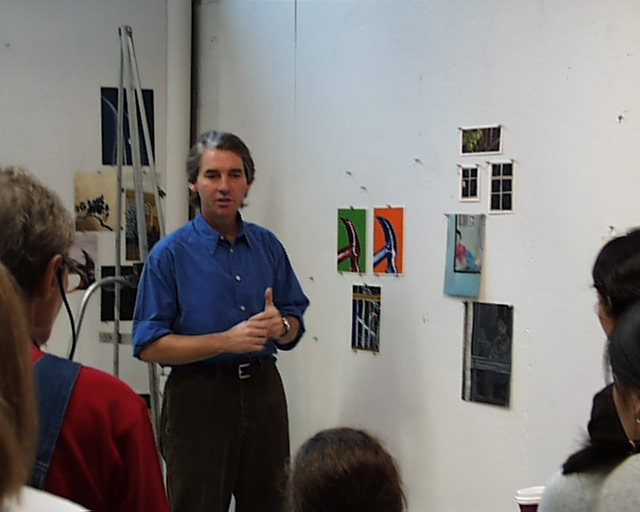
//> input picture olympus/olympus/pic.0002.jpg, 640 x 512 px
$ ./matchImagesHistogram ../olympus/olympus/pic.0002.jpg ../olympus/olympus/pic.0003.jpg 3   (built with g++ and OpenCV 4)
//> lines starting //> are read from the running program, lines starting //| are printed output that depends on the picture
//> further down, targetImage is the input picture: 512 rows x 640 cols, CV_8UC3; mean B, G, R 122.2, 123.4, 126.9
### src/featureExtraction.h
// featureExtraction.h
// Name: Mihir Chitre, Aditya Gurnani
// Date: 02/01/2024
// Purpose: Include file for featureExtraction.cpp, includes different functions to extract feature vectors from an image.

#ifndef FEATURE_EXTRACTION_H
#define FEATURE_EXTRACTION_H

#include "opencv2/opencv.hpp"
#include <vector>

std::vector<float> extractFeatureVector(const cv::Mat& image);

// Add this new function declaration
std::vector<float> extractColorHistogram(const cv::Mat& image);

std::vector<float> extractRGBHistograms(const cv::Mat& image);

std::vector<float> extractWholeHistogram(const cv::Mat& image);

std::vector<float> extractTextureFeatures(const cv::Mat& image);

std::vector<float> extractCombinedFeatures(const cv::Mat& image);

#endif

### src/featureExtraction.cpp
// featureExtraction.cpp
// Name: Mihir Chitre, Aditya Gurnani
// Date: 02/01/2024
// Purpose: Includes different functions to extract feature vectors from an image.

#include "featureExtraction.h"
#include "opencv2/imgproc.hpp"
#include "opencv2/imgcodecs.hpp"
#include <cmath>
#include <vector>
#include <algorithm>

void customCalcHist(const cv::Mat& image, std::vector<float>& hist, int bins, float rangeStart, float rangeEnd) {
    hist.assign(bins, 0.0f);
    float binWidth = (rangeEnd - rangeStart) / bins;
    int pixels = 0;

    // Check the depth of the image to determine how to access pixel values
    if (image.depth() == CV_8U) {
        for (int y = 0; y < image.rows; y++) {
            for (int x = 0; x < image.cols; x++) {
                uchar val = image.at<uchar>(y, x); // Accessing pixel as uchar for 8-bit image
                int bin = static_cast<int>((val - rangeStart) / binWidth);
                if (bin >= 0 && bin < bins) {
                    hist[bin] += 1.0f;
                }
            }
        }
    } else if (image.depth() == CV_32F) {
        for (int y = 0; y < image.rows; y++) {
            for (int x = 0; x < image.cols; x++) {
                float val = image.at<float>(y, x); // Accessing pixel as float for floating-point image
                int bin = static_cast<int>((val - rangeStart) / binWidth);
                if (bin >= 0 && bin < bins) {
                    hist[bin] += 1.0f;
                }
            }
        }
    }

    // Normalize the histogram to sum up to 1
    for (auto &val : hist) {
        val /= image.total();
    }
}

void customNormalizeMinMax(std::vector<float>& hist, float lower, float upper) {
    float sum = 0.0f;
    for (auto val : hist) {
        sum += val;
    }

    if (sum > 0) {
        for (auto &val : hist) {
            val = (val / sum) * (upper - lower) + lower;
        }
    }
}

// [38 lines left out: functions customNormalizeL1, extractFeatureVector, not called in this run]

std::vector<float> extractColorHistogram(const cv::Mat& image) {
    // Convert image to float and normalize to 1
    cv::Mat imageFloat;
    image.convertTo(imageFloat, CV_32F, 1.0/255);

    // Calculate r and g chromaticity
    std::vector<cv::Mat> channels(3);
    cv::split(imageFloat, channels);
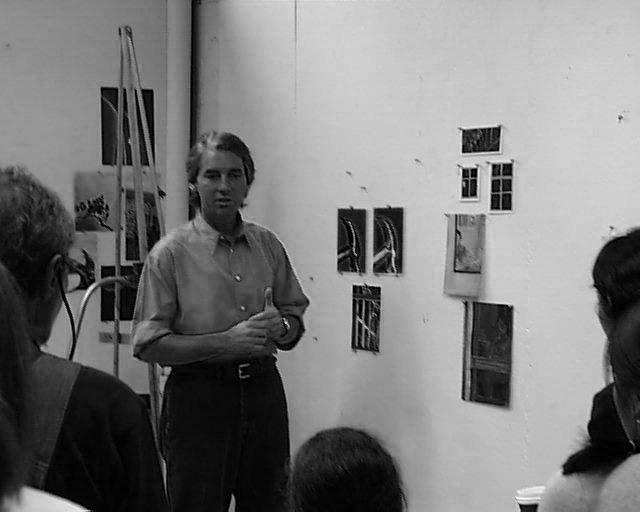
//> channels[0]: 512 rows x 640 cols, CV_32FC1; min 0, max 0.992, mean 0.479
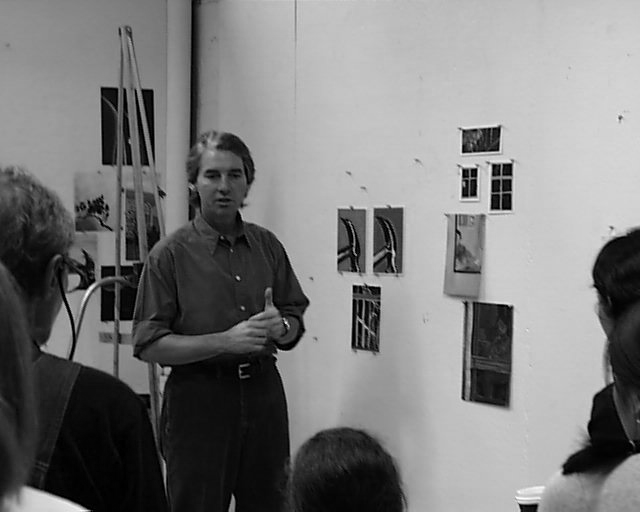
//> channels[1]: 512 rows x 640 cols, CV_32FC1; min 0, max 1, mean 0.484
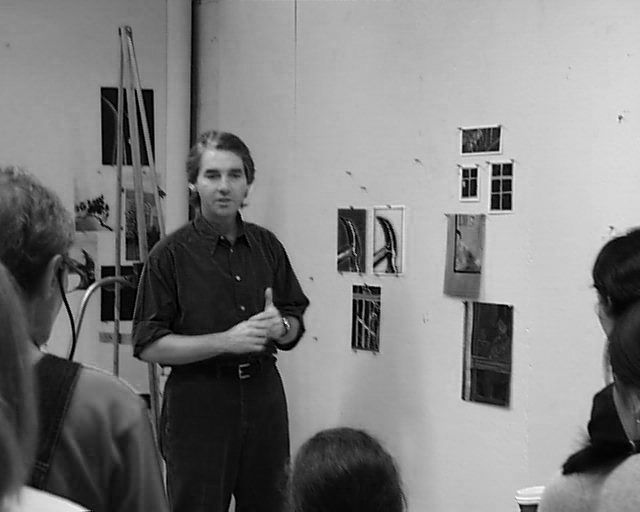
//> channels[2]: 512 rows x 640 cols, CV_32FC1; min 0, max 1, mean 0.498
    cv::Mat r = channels[2] / (channels[0] + channels[1] + channels[2] + 1e-6); // Avoid division by zero
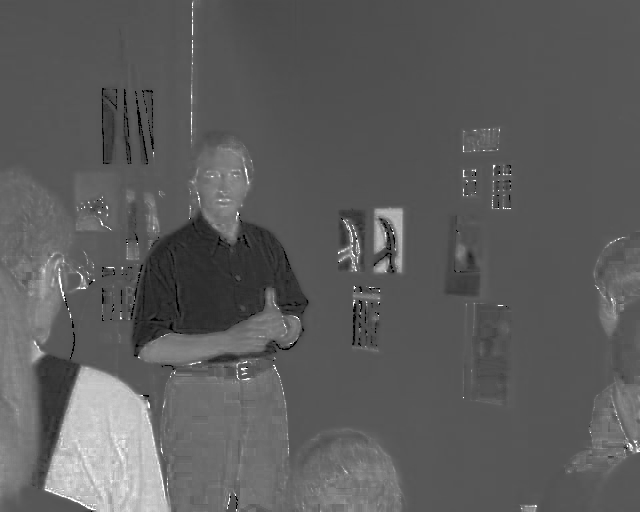
//> r: 512 rows x 640 cols, CV_32FC1; min 0, max 1, mean 0.365
    cv::Mat g = channels[1] / (channels[0] + channels[1] + channels[2] + 1e-6);
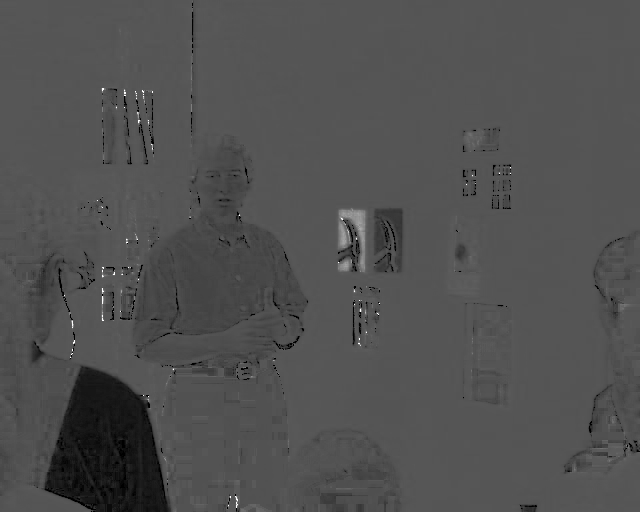
//> g: 512 rows x 640 cols, CV_32FC1; min 0, max 1, mean 0.318

    // Compute the histogram for r and g channels
    int bins = 16; // 16 bins for each dimension
    std::vector<float> histR, histG;
    customCalcHist(r, histR, bins, 0, 1); // Compute histogram for r chromaticity
//> in customCalcHist, `hist.assign(bins, 0.0f);`: hist = [0, 0, 0, 0, 0, 0, 0, 0, 0, 0, 0, 0, 0, 0, 0, 0]
//> after the loop in customCalcHist, `for (int y = 0; y < image.rows; y++)`: hist = [906, 408, 7274, 10922, 20301, 210625, 31899, 24509, 5535, 1147, 1155, 3240, 7603, 1380, 272, 504]
//> the loop in customCalcHist, `for (auto &val : hist)` made 16 passes
//> val on passes 1 to 8: 0.00276, 0.00125, 0.0222, 0.0333, 0.062, 0.643, 0.0973, 0.0748
//> histR = [0.00276, 0.00125, 0.0222, 0.0333, 0.062, 0.643, 0.0973, 0.0748, 0.0169, 0.0035, 0.00352, 0.00989, 0.0232, 0.00421, 0.00083, 0.00154]
    customCalcHist(g, histG, bins, 0, 1); // Compute histogram for g chromaticity
//> the loop in customCalcHist (call 2), `for (auto &val : hist)` made 16 passes
//> val on passes 1 to 8: 0.00818, 0.0313, 0.00471, 0.0129, 0.131, 0.804, 0.00366, 0.00121
//> histG = [0.00818, 0.0313, 0.00471, 0.0129, 0.131, 0.804, 0.00366, 0.00121, 0.00116, 0.000998, 0.000174, 4.88e-05, 1.22e-05, 9.16e-06, 0, 0.000406]

    // Normalize the histograms
    customNormalizeMinMax(histR, 0, 1);
//> the loop in customNormalizeMinMax, `for (auto val : hist)` made 16 passes
//> (val, sum) on passes 1 to 8: (0.00276, 0.00276), (0.00125, 0.00401), (0.0222, 0.0262), (0.0333, 0.0595), (0.062, 0.121), (0.643, 0.764), (0.0973, 0.862), (0.0748, 0.936)
//> after the loop in customNormalizeMinMax, `for (auto val : hist)`: sum = 1
//> the loop in customNormalizeMinMax, `for (auto &val : hist)` made 16 passes
    customNormalizeMinMax(histG, 0, 1);
//> the loop in customNormalizeMinMax (call 2), `for (auto val : hist)` made 16 passes
//> (val, sum) on passes 1 to 8: (0.00818, 0.00818), (0.0313, 0.0395), (0.00471, 0.0442), (0.0129, 0.0572), (0.131, 0.188), (0.804, 0.992), (0.00366, 0.996), (0.00121, 0.997)
//> the loop in customNormalizeMinMax (call 2), `for (auto &val : hist)` made 16 passes

    // Combine r and g histograms into a single vector
    std::vector<float> histVector;
    histVector.insert(histVector.end(), histR.begin(), histR.end());
//> histVector has the same summary as histR
    histVector.insert(histVector.end(), histG.begin(), histG.end());
//> histVector = 32 values, max 0.804 at index 21, min 0 at index 30, mean 0.0625

    return histVector;
}

// [91 lines left out: functions extractRGBHistograms, extractWholeHistogram, extractTextureFeatures, extractCombinedFeatures, not called in this run]

### src/matchImagesHistogram.cpp
// matchImagesHistogram.cpp
// Purpose: Matches images using histogram intersection for histogram-based features.

#include <cstdio>
#include <cstring>
#include <vector>
#include <string>
#include <fstream>
#include <iostream>
#include <algorithm>
#include <filesystem>
#include "opencv2/opencv.hpp"
#include "featureExtraction.h"

// Function to compute histogram intersection, higher values indicate more similarity
// [7 lines left out: function histogramIntersection, not called in this run]

int readFeatureVectors(const std::string& filename, std::vector<std::string>& imageFilenames, std::vector<std::vector<float>>& featureVectors) {
    std::ifstream file(filename);
    std::string line;

    while (std::getline(file, line)) {
        std::istringstream iss(line);
        std::string filename;
        std::getline(iss, filename, ',');

        std::vector<float> features;
        float feature;
        while (iss >> feature) {
            features.push_back(feature);
            if (iss.peek() == ',') {
                iss.ignore();
            }
        }

        imageFilenames.push_back(filename);
        featureVectors.push_back(features);
    }

    return 0;
}

int main(int argc, char* argv[]) {
    if (argc < 4) {
        std::cerr << "Usage: " << argv[0] << " <target_image> <feature_csv_file> <top_n_matches>\n";
        return -1;
    }

    // Setup similar to matchImages.cpp but tailored for histogram features
    std::string targetImagePath = argv[1];
    std::string csvFile = argv[2];
    int topN = std::stoi(argv[3]);

    // Assuming the method is for histogram matching, we directly use extractColorHistogram
    cv::Mat targetImage = cv::imread(targetImagePath);
    if (targetImage.empty()) {
        std::cerr << "Failed to open target image " << targetImagePath << "\n";
        return -1;
    }

    std::vector<float> targetFeature = extractColorHistogram(targetImage);
//> targetFeature has the same summary as histVector in extractColorHistogram

    std::vector<std::string> imageFilenames;
    std::vector<std::vector<float>> featureVectors;
    readFeatureVectors(csvFile, imageFilenames, featureVectors);

    // Calculate intersections and store results
    std::vector<std::pair<float, std::string>> intersectionResults;
    for (size_t i = 0; i < featureVectors.size(); ++i) {
        float intersection = histogramIntersection(targetFeature, featureVectors[i]);
        intersectionResults.emplace_back(intersection, imageFilenames[i]);
    }

    // Sort results based on intersection, descending order to prioritize higher values
    std::sort(intersectionResults.begin(), intersectionResults.end(), [](const auto& a, const auto& b) {
        return a.first > b.first; // Note the change here for descending order
    });

// Find and print the self-match with its intersection score
    auto selfMatchIt = std::find_if(intersectionResults.begin(), intersectionResults.end(), [&](const std::pair<float, std::string>& result) {
        return std::filesystem::path(result.second).filename() == std::filesystem::path(targetImagePath).filename();
    });
    if (selfMatchIt != intersectionResults.end()) {
        std::cout << "Match with itself: " << selfMatchIt->second << " with intersection " << selfMatchIt->first << "\n";
        intersectionResults.erase(selfMatchIt);
    }

    // Output the top N matches, including the self match
    for (int i = 0; i < topN && i < intersectionResults.size(); ++i) {
        // No need to skip the self match this time, as it's already been addressed
        std::cout << "Match " << i + 1 << ": " << intersectionResults[i].second << " with intersection " << intersectionResults[i].first << "\n";
    }

    return 0;
}

$ run again, on olympus/olympus/pic.0006.jpg
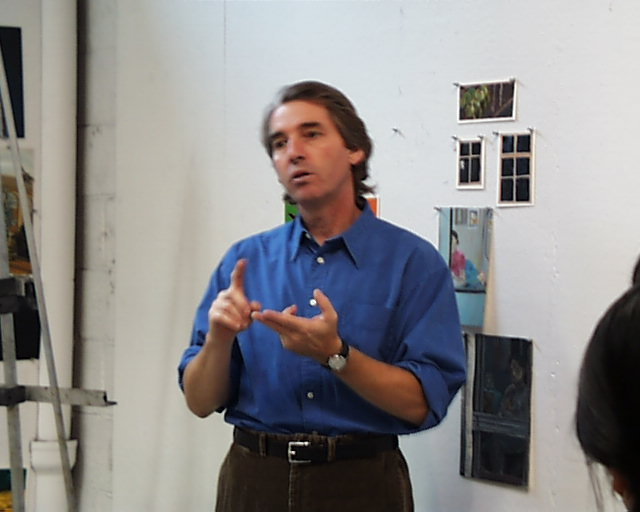
//> input picture olympus/olympus/pic.0006.jpg, 640 x 512 px
//> targetImage is the input picture: 512 rows x 640 cols, CV_8UC3; mean B, G, R 140.2, 139.7, 141.7
//> in extractColorHistogram, `cv::split(imageFloat, channels);`:
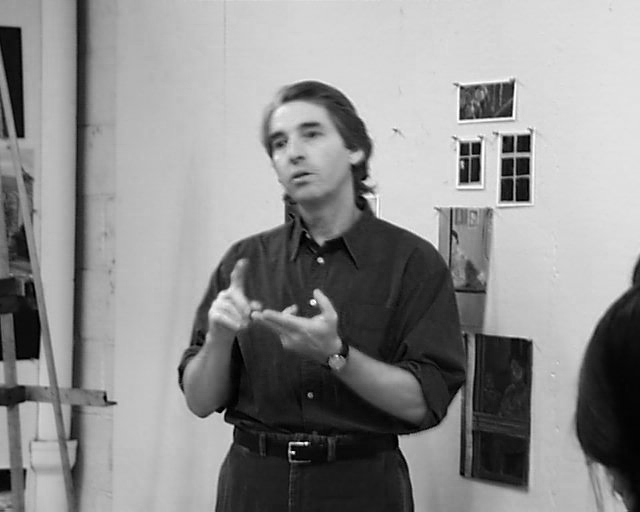
//> channels[2]: 512 rows x 640 cols, CV_32FC1; min 0, max 1, mean 0.556
//> in extractColorHistogram, `cv::Mat g = channels[1] / (channels[0] + channels[1] + channels[2] + 1..`:
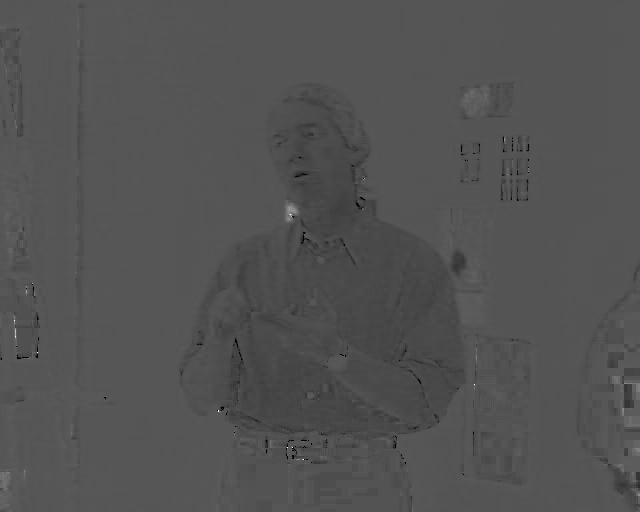
//> g: 512 rows x 640 cols, CV_32FC1; min 0, max 1, mean 0.326
//> in customCalcHist, `hist.assign(bins, 0.0f);`: hist = [0, 0, 0, 0, 0, 0, 0, 0, 0, 0, 0, 0, 0, 0, 0, 0]
//> after the loop in customCalcHist, `for (int y = 0; y < image.rows; y++)`: hist = [221, 321, 9590, 27261, 12052, 231351, 22367, 16304, 7342, 567, 117, 47, 26, 15, 11, 88]
//> the loop in customCalcHist, `for (auto &val : hist)` made 16 passes
//> val on passes 1 to 8: 0.000674, 0.00098, 0.0293, 0.0832, 0.0368, 0.706, 0.0683, 0.0498
//> histR = [0.000674, 0.00098, 0.0293, 0.0832, 0.0368, 0.706, 0.0683, 0.0498, 0.0224, 0.00173, 0.000357, 0.000143, 7.93e-05, 4.58e-05, 3.36e-05, 0.000269]
//> the loop in customCalcHist (call 2), `for (auto &val : hist)` made 16 passes
//> val on passes 1 to 8: 0.000693, 0.000214, 0.000659, 0.00677, 0.199, 0.788, 0.00396, 0.000812
//> histG = [0.000693, 0.000214, 0.000659, 0.00677, 0.199, 0.788, 0.00396, 0.000812, 0.000165, 7.32e-05, 2.14e-05, 1.83e-05, 3.05e-06, 0, 0, 3.05e-05]
//> the loop in customNormalizeMinMax, `for (auto val : hist)` made 16 passes
//> (val, sum) on passes 1 to 8: (0.000674, 0.000674), (0.00098, 0.00165), (0.0293, 0.0309), (0.0832, 0.114), (0.0368, 0.151), (0.706, 0.857), (0.0683, 0.925), (0.0498, 0.975)
//> after the loop in customNormalizeMinMax, `for (auto val : hist)`: sum = 1
//> the loop in customNormalizeMinMax, `for (auto &val : hist)` made 16 passes
//> the loop in customNormalizeMinMax (call 2), `for (auto val : hist)` made 16 passes
//> (val, sum) on passes 1 to 8: (0.000693, 0.000693), (0.000214, 0.000906), (0.000659, 0.00157), (0.00677, 0.00833), (0.199, 0.207), (0.788, 0.995), (0.00396, 0.999), (0.000812, 1)
//> the loop in customNormalizeMinMax (call 2), `for (auto &val : hist)` made 16 passes
//> in extractColorHistogram, `histVector.insert(histVector.end(), histR.begin(), histR.end());`: histVector has the same summary as histR
//> in extractColorHistogram, `histVector.insert(histVector.end(), histG.begin(), histG.end());`: histVector = 32 values, max 0.788 at index 21, min 0 at index 29, mean 0.0625
//> targetFeature has the same summary as histVector in extractColorHistogram

$ run again, on olympus/olympus/pic.0029.jpg
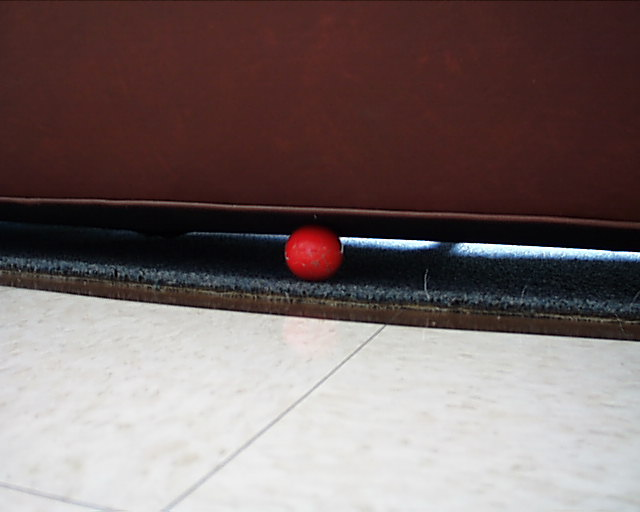
//> input picture olympus/olympus/pic.0029.jpg, 640 x 512 px
//> targetImage is the input picture: 512 rows x 640 cols, CV_8UC3; mean B, G, R 104.5, 105.2, 120.6
//> in extractColorHistogram, `cv::Mat r = channels[2] / (channels[0] + channels[1] + channels[2] + 1..`:
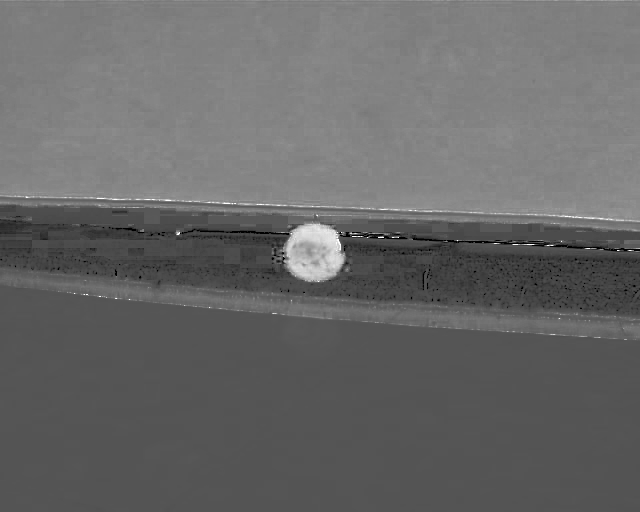
//> r: 512 rows x 640 cols, CV_32FC1; min 0, max 1, mean 0.409
//> in extractColorHistogram, `cv::Mat g = channels[1] / (channels[0] + channels[1] + channels[2] + 1..`:
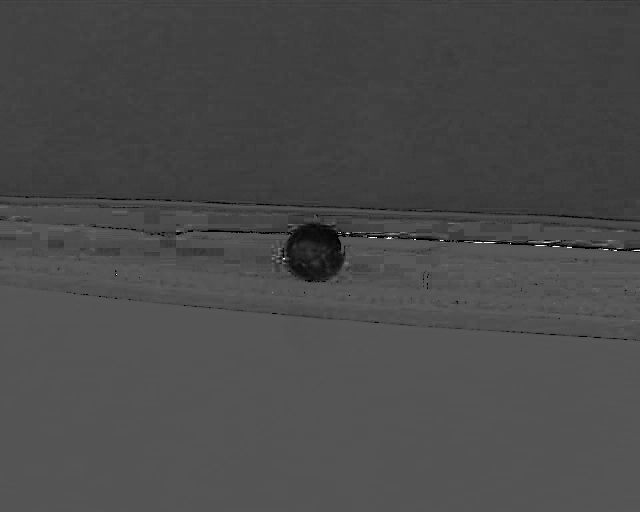
//> g: 512 rows x 640 cols, CV_32FC1; min 0, max 1, mean 0.293
//> in customCalcHist, `hist.assign(bins, 0.0f);`: hist = [0, 0, 0, 0, 0, 0, 0, 0, 0, 0, 0, 0, 0, 0, 0, 0]
//> after the loop in customCalcHist, `for (int y = 0; y < image.rows; y++)`: hist = [738, 292, 1176, 10504, 27897, 133357, 10961, 28009, 109682, 1618, 724, 790, 799, 805, 191, 137]
//> the loop in customCalcHist, `for (auto &val : hist)` made 16 passes
//> val on passes 1 to 8: 0.00225, 0.000891, 0.00359, 0.0321, 0.0851, 0.407, 0.0335, 0.0855
//> histR = [0.00225, 0.000891, 0.00359, 0.0321, 0.0851, 0.407, 0.0335, 0.0855, 0.335, 0.00494, 0.00221, 0.00241, 0.00244, 0.00246, 0.000583, 0.000418]
//> the loop in customCalcHist (call 2), `for (auto &val : hist)` made 16 passes
//> val on passes 1 to 8: 0.00347, 0.00556, 0.00562, 0.21, 0.285, 0.489, 0.00127, 0.000299
//> histG = [0.00347, 0.00556, 0.00562, 0.21, 0.285, 0.489, 0.00127, 0.000299, 7.63e-05, 3.66e-05, 1.83e-05, 2.14e-05, 9.16e-06, 3.05e-06, 3.05e-06, 0.000214]
//> the loop in customNormalizeMinMax, `for (auto val : hist)` made 16 passes
//> (val, sum) on passes 1 to 8: (0.00225, 0.00225), (0.000891, 0.00314), (0.00359, 0.00673), (0.0321, 0.0388), (0.0851, 0.124), (0.407, 0.531), (0.0335, 0.564), (0.0855, 0.65)
//> after the loop in customNormalizeMinMax, `for (auto val : hist)`: sum = 1
//> the loop in customNormalizeMinMax, `for (auto &val : hist)` made 16 passes
//> the loop in customNormalizeMinMax (call 2), `for (auto val : hist)` made 16 passes
//> (val, sum) on passes 1 to 8: (0.00347, 0.00347), (0.00556, 0.00903), (0.00562, 0.0147), (0.21, 0.225), (0.285, 0.509), (0.489, 0.998), (0.00127, 0.999), (0.000299, 1)
//> the loop in customNormalizeMinMax (call 2), `for (auto &val : hist)` made 16 passes
//> in extractColorHistogram, `histVector.insert(histVector.end(), histR.begin(), histR.end());`: histVector has the same summary as histR
//> in extractColorHistogram, `histVector.insert(histVector.end(), histG.begin(), histG.end());`: histVector = 32 values, max 0.489 at index 21, min 3.05e-06 at index 29, mean 0.0625
//> targetFeature has the same summary as histVector in extractColorHistogram
